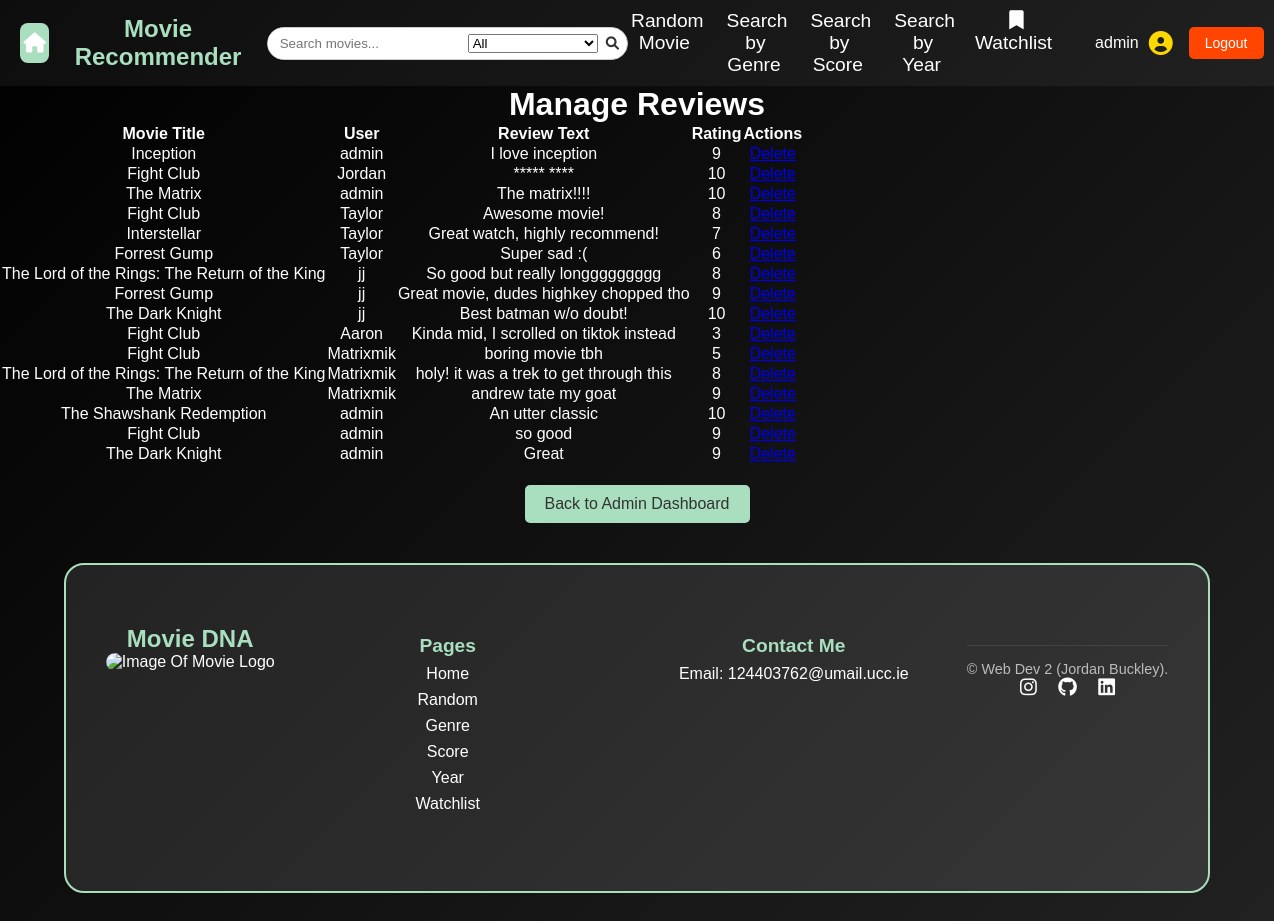
Page /admin/manage_reviews (signed in) on the earlier database version.
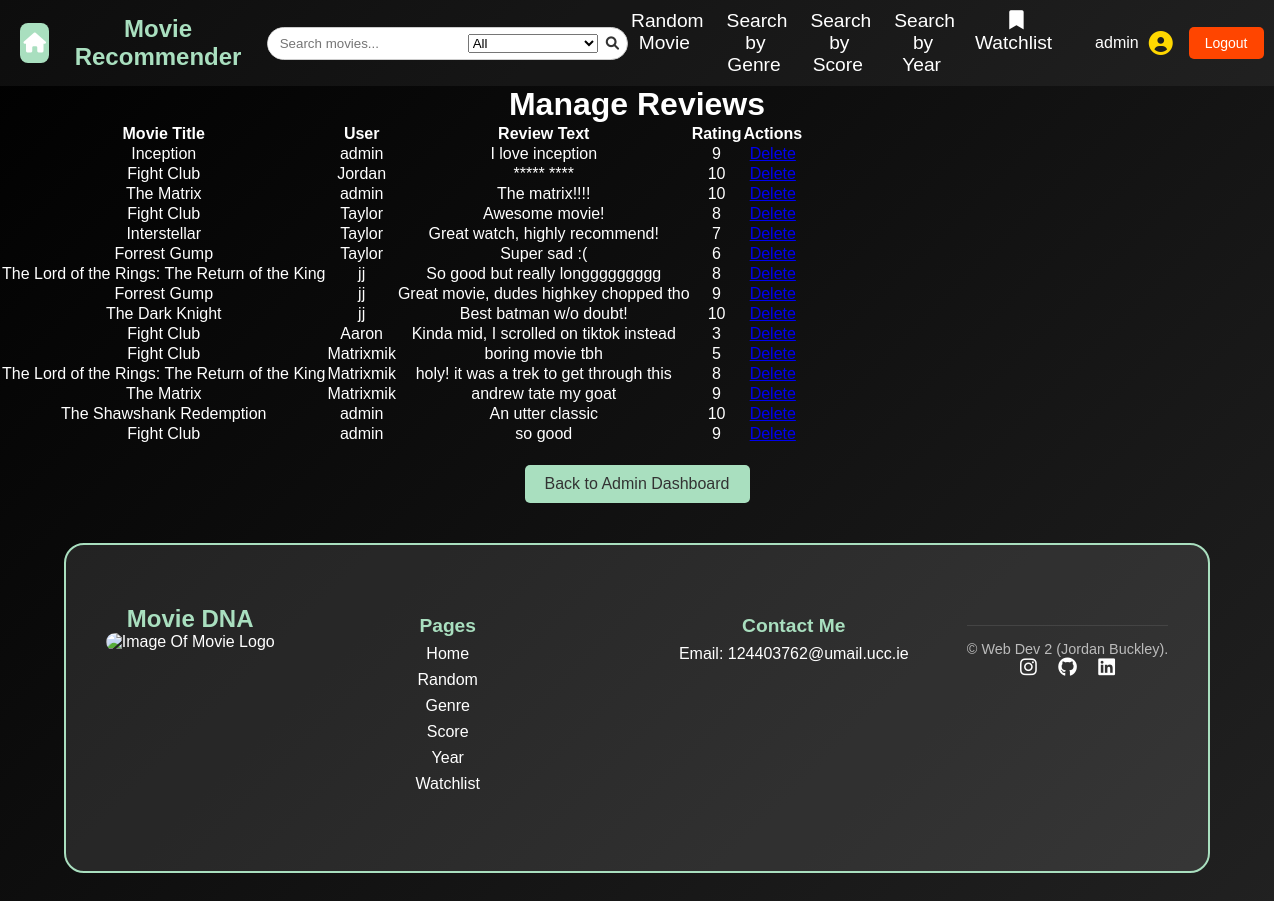
Same page on the later database version.
### tables this page shows
CREATE TABLE reviews (
    id INTEGER PRIMARY KEY AUTOINCREMENT,
    movie_id INTEGER NOT NULL,
    user TEXT NOT NULL,
    review_text TEXT NOT NULL,
    rating INTEGER NOT NULL CHECK(rating >= 1 AND rating <= 10),
    FOREIGN KEY (movie_id) REFERENCES movies(movie_id)
);

CREATE TABLE movies 
(
    movie_id INTEGER PRIMARY KEY AUTOINCREMENT,
    title TEXT NOT NULL,
    genre TEXT NOT NULL,
    score FLOAT,
    year INTEGER,
    director TEXT,
    description TEXT
);

### app.py (the view)
@app.route("/admin/manage_reviews")
@login_required
def manage_reviews():
    if not g.is_admin:
        return "Access denied. Admins only.", 403
    db = get_db()
    reviews = db.execute("""
        SELECT reviews.*, movies.title
        FROM reviews
        JOIN movies ON reviews.movie_id = movies.movie_id
    """).fetchall()
    return render_template("manage_reviews.html", reviews=reviews)

### app.py (called while the page is built)
@app.before_request
def load_logged_in_user():
    g.user = session.get("user_id")
    g.is_admin = session.get("is_admin", False)

def login_required(view):
    @wraps(view)
    def wrapped_view(*args, **kwargs):
        if g.user is None:
            return(redirect(url_for("login", next=request.url)))
        return view(*args, **kwargs)
    return wrapped_view

### database.py (called while the page is built)
def get_db():
    if "db" not in g:
        g.db = sqlite3.connect(DATABASE,
                                detect_types=sqlite3.PARSE_DECLTYPES
                        )
        g.db.row_factory = sqlite3.Row
    return g.db

### templates/manage_reviews.html
{% extends "base.html" %}
{% block main_content %}
<h1>Manage Reviews</h1>
<table>
    <thead>
        <tr>
            <th>Movie Title</th>
            <th>User</th>
            <th>Review Text</th>
            <th>Rating</th>
            <th>Actions</th>
        </tr>
    </thead>
    <tbody>
        {% for review in reviews %}
            <tr>
                <td>{{ review.title }}</td>
                <td>{{ review.user }}</td>
                <td>{{ review.review_text }}</td>
                <td>{{ review.rating }}</td>
                <td>
                    <a href="{{ url_for('delete_review', review_id=review.id) }}" class="delete-button">Delete</a>
                </td>
            </tr>
        {% endfor %}
    </tbody>
</table>
<a href="{{ url_for('admin_dashboard') }}" class="back-button">Back to Admin Dashboard</a>
{% endblock %}

Differences in the rows shown:
removed reviews: title "The Dark Knight", user "admin", review_text "Great", rating "9"
